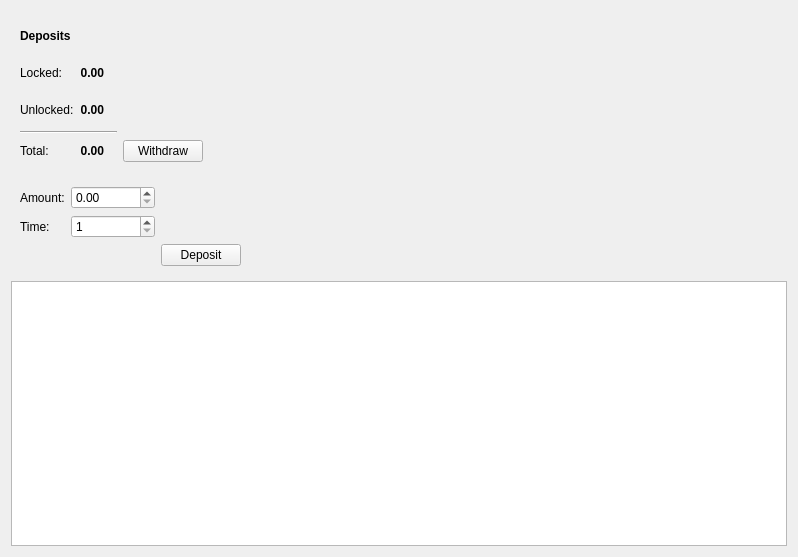
<?xml version="1.0" encoding="UTF-8"?>
<ui version="4.0">
 <class>DepositsFrame</class>
 <widget class="QFrame" name="DepositsFrame">
  <property name="geometry">
   <rect>
    <x>0</x>
    <y>0</y>
    <width>798</width>
    <height>557</height>
   </rect>
  </property>
  <property name="windowTitle">
   <string>Frame</string>
  </property>
  <property name="frameShape">
   <enum>QFrame::NoFrame</enum>
  </property>
  <property name="frameShadow">
   <enum>QFrame::Raised</enum>
  </property>
  <layout class="QVBoxLayout" name="verticalLayout">
   <item>
    <widget class="QFrame" name="m_overviewWalletFrame">
     <property name="minimumSize">
      <size>
       <width>0</width>
       <height>160</height>
      </size>
     </property>
     <property name="maximumSize">
      <size>
       <width>16777215</width>
       <height>160</height>
      </size>
     </property>
     <property name="frameShape">
      <enum>QFrame::NoFrame</enum>
     </property>
     <property name="frameShadow">
      <enum>QFrame::Raised</enum>
     </property>
     <layout class="QGridLayout" name="gridLayout_2">
      <item row="0" column="0">
       <widget class="QLabel" name="label_7">
        <property name="font">
         <font>
          <weight>75</weight>
          <bold>true</bold>
         </font>
        </property>
        <property name="text">
         <string>Deposits</string>
        </property>
       </widget>
      </item>
      <item row="1" column="0">
       <widget class="QLabel" name="label_8">
        <property name="text">
         <string>Locked:</string>
        </property>
       </widget>
      </item>
      <item row="1" column="1" colspan="2">
       <widget class="QLabel" name="m_lockedDepositLabel">
        <property name="font">
         <font>
          <weight>75</weight>
          <bold>true</bold>
         </font>
        </property>
        <property name="text">
         <string notr="true">0.00</string>
        </property>
        <property name="alignment">
         <set>Qt::AlignRight|Qt::AlignTrailing|Qt::AlignVCenter</set>
        </property>
       </widget>
      </item>
      <item row="1" column="3">
       <widget class="QLabel" name="m_tickerLabel1">
        <property name="text">
         <string notr="true"/>
        </property>
       </widget>
      </item>
      <item row="2" column="0">
       <widget class="QLabel" name="label_9">
        <property name="text">
         <string>Unlocked:</string>
        </property>
       </widget>
      </item>
      <item row="2" column="1" colspan="2">
       <widget class="QLabel" name="m_unlockedDepositLabel">
        <property name="font">
         <font>
          <weight>75</weight>
          <bold>true</bold>
         </font>
        </property>
        <property name="text">
         <string notr="true">0.00</string>
        </property>
        <property name="alignment">
         <set>Qt::AlignRight|Qt::AlignTrailing|Qt::AlignVCenter</set>
        </property>
       </widget>
      </item>
      <item row="2" column="3">
       <widget class="QLabel" name="m_tickerLabel2">
        <property name="text">
         <string notr="true"/>
        </property>
       </widget>
      </item>
      <item row="4" column="0">
       <widget class="QLabel" name="label_10">
        <property name="text">
         <string>Total:</string>
        </property>
       </widget>
      </item>
      <item row="4" column="1" colspan="2">
       <widget class="QLabel" name="m_totalDepositLabel">
        <property name="font">
         <font>
          <weight>75</weight>
          <bold>true</bold>
         </font>
        </property>
        <property name="text">
         <string notr="true">0.00</string>
        </property>
        <property name="alignment">
         <set>Qt::AlignRight|Qt::AlignTrailing|Qt::AlignVCenter</set>
        </property>
       </widget>
      </item>
      <item row="4" column="3">
       <widget class="QLabel" name="m_tickerLabel3">
        <property name="text">
         <string notr="true"/>
        </property>
       </widget>
      </item>
      <item row="0" column="5">
       <spacer name="horizontalSpacer_2">
        <property name="orientation">
         <enum>Qt::Horizontal</enum>
        </property>
        <property name="sizeHint" stdset="0">
         <size>
          <width>40</width>
          <height>20</height>
         </size>
        </property>
       </spacer>
      </item>
      <item row="4" column="4">
       <widget class="QPushButton" name="m_withdrawButton">
        <property name="text">
         <string>Withdraw</string>
        </property>
       </widget>
      </item>
      <item row="3" column="0" colspan="4">
       <widget class="Line" name="line_2">
        <property name="orientation">
         <enum>Qt::Horizontal</enum>
        </property>
       </widget>
      </item>
     </layout>
    </widget>
   </item>
   <item>
    <widget class="QFrame" name="m_addDepositFrame">
     <property name="frameShape">
      <enum>QFrame::NoFrame</enum>
     </property>
     <property name="frameShadow">
      <enum>QFrame::Raised</enum>
     </property>
     <layout class="QGridLayout" name="gridLayout">
      <item row="0" column="1">
       <widget class="QDoubleSpinBox" name="m_amountSpin">
        <property name="maximum">
         <double>1000000000.000000000000000</double>
        </property>
       </widget>
      </item>
      <item row="1" column="2">
       <widget class="QLabel" name="m_nativeTimeLabel">
        <property name="text">
         <string/>
        </property>
       </widget>
      </item>
      <item row="1" column="1">
       <widget class="QSpinBox" name="m_timeSpin">
        <property name="minimum">
         <number>1</number>
        </property>
        <property name="maximum">
         <number>999999999</number>
        </property>
       </widget>
      </item>
      <item row="1" column="0">
       <widget class="QLabel" name="label_2">
        <property name="text">
         <string>Time:</string>
        </property>
       </widget>
      </item>
      <item row="0" column="0">
       <widget class="QLabel" name="label">
        <property name="text">
         <string>Amount:</string>
        </property>
       </widget>
      </item>
      <item row="0" column="2">
       <widget class="QLabel" name="m_interestLabel">
        <property name="text">
         <string/>
        </property>
       </widget>
      </item>
      <item row="0" column="3">
       <spacer name="horizontalSpacer">
        <property name="orientation">
         <enum>Qt::Horizontal</enum>
        </property>
        <property name="sizeHint" stdset="0">
         <size>
          <width>534</width>
          <height>20</height>
         </size>
        </property>
       </spacer>
      </item>
      <item row="2" column="2" alignment="Qt::AlignLeft">
       <widget class="QPushButton" name="m_depositButton">
        <property name="text">
         <string>Deposit</string>
        </property>
       </widget>
      </item>
     </layout>
    </widget>
   </item>
   <item>
    <widget class="QTreeView" name="m_depositView"/>
   </item>
  </layout>
 </widget>
 <resources/>
 <connections>
  <connection>
   <sender>m_depositButton</sender>
   <signal>clicked()</signal>
   <receiver>DepositsFrame</receiver>
   <slot>depositClicked()</slot>
   <hints>
    <hint type="sourcelabel">
     <x>274</x>
     <y>76</y>
    </hint>
    <hint type="destinationlabel">
     <x>398</x>
     <y>278</y>
    </hint>
   </hints>
  </connection>
  <connection>
   <sender>m_withdrawButton</sender>
   <signal>clicked()</signal>
   <receiver>DepositsFrame</receiver>
   <slot>withdrawClicked()</slot>
   <hints>
    <hint type="sourcelabel">
     <x>196</x>
     <y>151</y>
    </hint>
    <hint type="destinationlabel">
     <x>398</x>
     <y>278</y>
    </hint>
   </hints>
  </connection>
  <connection>
   <sender>m_depositView</sender>
   <signal>doubleClicked(QModelIndex)</signal>
   <receiver>DepositsFrame</receiver>
   <slot>showDepositDetails(QModelIndex)</slot>
   <hints>
    <hint type="sourcelabel">
     <x>398</x>
     <y>403</y>
    </hint>
    <hint type="destinationlabel">
     <x>398</x>
     <y>278</y>
    </hint>
   </hints>
  </connection>
  <connection>
   <sender>m_timeSpin</sender>
   <signal>valueChanged(int)</signal>
   <receiver>DepositsFrame</receiver>
   <slot>timeChanged(int)</slot>
   <hints>
    <hint type="sourcelabel">
     <x>151</x>
     <y>230</y>
    </hint>
    <hint type="destinationlabel">
     <x>398</x>
     <y>278</y>
    </hint>
   </hints>
  </connection>
  <connection>
   <sender>m_amountSpin</sender>
   <signal>valueChanged(double)</signal>
   <receiver>DepositsFrame</receiver>
   <slot>depositParamsChanged()</slot>
   <hints>
    <hint type="sourcelabel">
     <x>147</x>
     <y>211</y>
    </hint>
    <hint type="destinationlabel">
     <x>398</x>
     <y>278</y>
    </hint>
   </hints>
  </connection>
  <connection>
   <sender>m_timeSpin</sender>
   <signal>valueChanged(int)</signal>
   <receiver>DepositsFrame</receiver>
   <slot>depositParamsChanged()</slot>
   <hints>
    <hint type="sourcelabel">
     <x>147</x>
     <y>249</y>
    </hint>
    <hint type="destinationlabel">
     <x>398</x>
     <y>278</y>
    </hint>
   </hints>
  </connection>
 </connections>
 <slots>
  <slot>depositClicked()</slot>
  <slot>withdrawClicked()</slot>
  <slot>showDepositDetails(QModelIndex)</slot>
  <slot>timeChanged(int)</slot>
  <slot>depositParamsChanged()</slot>
 </slots>
</ui>
